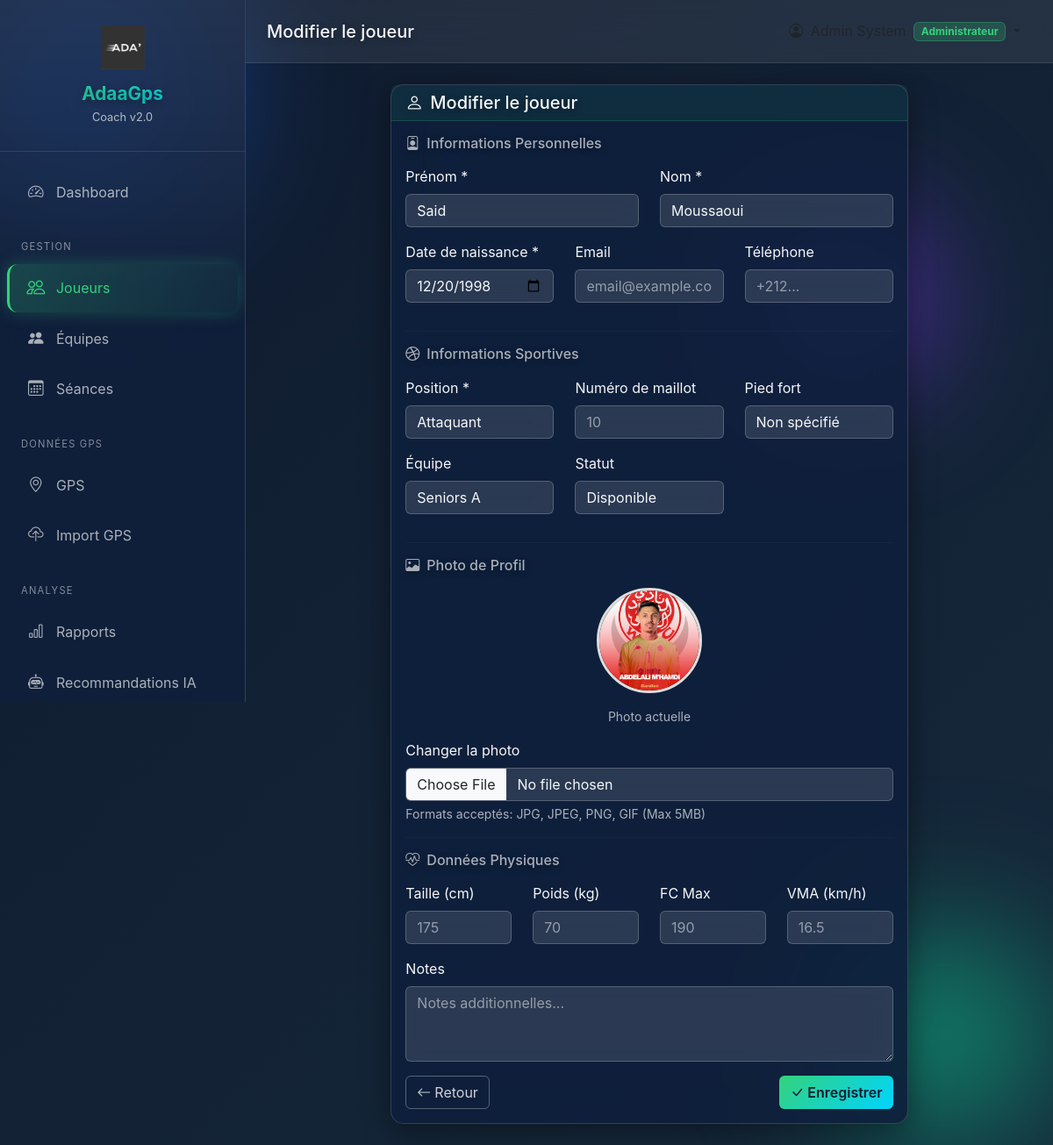
The app's page /players/7/edit (signed in) with its own data.
### app/models.py (models this page shows, shortened)
class User(db.Model):
    __tablename__ = 'user'
    id = db.Column(db.Integer, primary_key=True)
    email = db.Column(db.String(120), unique=True, nullable=False)
    password_hash = db.Column(db.String(256), nullable=True)  # Nullable pour joueurs
    first_name = db.Column(db.String(50), nullable=False)
    last_name = db.Column(db.String(50), nullable=False)
    role = db.Column(db.String(30), nullable=False, default='coach')
    phone = db.Column(db.String(20))
    is_active = db.Column(db.Boolean, default=True)
    player_id = db.Column(db.Integer, db.ForeignKey('player.id'), nullable=True)
    created_at = db.Column(db.DateTime, default=datetime.utcnow)
    last_login = db.Column(db.DateTime)
    player = db.relationship('Player', backref='user_account', foreign_keys=[player_id])
    @property
    def is_authenticated(self):
        return True
    ROLES = {
        'admin': 'Administrateur',
        'coach': 'Entraîneur Principal',
        'assistant': 'Entraîneur Adjoint',
        'preparateur': 'Préparateur Physique',
        'medical': 'Staff Médical',
        'analyst': 'Analyste',
        'player': 'Joueur',
        'dirigeant': 'Dirigeant'
    }
    @property
    def full_name(self):
        return f"{self.first_name} {self.last_name}"
    @property
    def role_display(self):
        return self.ROLES.get(self.role, self.role)

class Player(db.Model):
    __tablename__ = 'player'
    id = db.Column(db.Integer, primary_key=True)
    first_name = db.Column(db.String(50), nullable=False)
    last_name = db.Column(db.String(50), nullable=False)
    date_of_birth = db.Column(db.Date, nullable=False)
    position = db.Column(db.String(30), nullable=False)
    jersey_number = db.Column(db.Integer)
    dominant_foot = db.Column(db.String(10))  # Droit, Gauche, Ambidextre
    height = db.Column(db.Float)  # en cm
    weight = db.Column(db.Float)  # en kg
    status = db.Column(db.String(30), default='Disponible')
    team_id = db.Column(db.Integer, db.ForeignKey('team.id'))
    photo_url = db.Column(db.String(255))
    phone = db.Column(db.String(20))
    email = db.Column(db.String(120))
    hr_max = db.Column(db.Integer)  # FC max mesurée
    vma = db.Column(db.Float)  # VMA en km/h
    notes = db.Column(db.Text)
    created_at = db.Column(db.DateTime, default=datetime.utcnow)
    updated_at = db.Column(db.DateTime, default=datetime.utcnow, onupdate=datetime.utcnow)
    sessions = db.relationship('TrainingSession', secondary=player_session,
                               backref=db.backref('players', lazy='dynamic'))
    results = db.relationship('TrainingResult', backref='player', lazy='dynamic',
                              cascade='all, delete-orphan')
    gps_data = db.relationship('GPSData', backref='player', lazy='dynamic',
                               cascade='all, delete-orphan')
    injuries = db.relationship('Injury', backref='player', lazy='dynamic',
                               cascade='all, delete-orphan')
    wellness_records = db.relationship('WellnessRecord', backref='player', lazy='dynamic',
                                       cascade='all, delete-orphan')
    POSITIONS = ['Gardien', 'Défenseur', 'Milieu', 'Attaquant']
    STATUSES = ['Disponible', 'Blessé', 'Fatigué', 'En récupération', 'En rééducation', 'Suspendu']
    @property
    def full_name(self):
        return f"{self.first_name} {self.last_name}"

### app/routes/players.py (the view)
@players_bp.route('/<int:id>/edit', methods=['GET', 'POST'])
@login_required
def edit_player(id):
    player = Player.query.get_or_404(id)
    form = PlayerForm(obj=player)
    form.team_id.choices = [(0, 'Sans équipe')] + [(t.id, t.name) for t in Team.query.all()]
    if form.validate_on_submit():
        form.populate_obj(player)
        if form.team_id.data == 0:
            player.team_id = None
        if form.photo.data:
            photo_path = save_player_photo(form.photo.data)
            if photo_path:
                player.photo_url = photo_path
                flash(f'Photo de profil mise à jour ✅', 'success')
        db.session.commit()
        flash(f'Joueur {player.full_name} modifié avec succès !', 'success')
        return redirect(url_for('players.view_player', id=id))
    else:
        if form.errors:
            for field, errors in form.errors.items():
                for error in errors:
                    flash(f'Erreur ({field}): {error}', 'danger')
    return render_template('coach/players/form.html',
                          form=form,
                          player=player,
                          title='Modifier le joueur')

### app/templates/coach/players/form.html (shortened to what this page needs)
{% extends "shared/base.html" %}
{% block page_title %}{{ title }}{% endblock %}
{% block content %}
<div class="row justify-content-center">
    <div class="col-lg-8">
        <div class="card">
            <div class="card-header">
                <h5 class="mb-0"><i class="bi bi-person me-2"></i>{{ title }}</h5>
            </div>
            <div class="card-body">
                <form method="POST" enctype="multipart/form-data">
                    <h6 class="text-muted mb-3"><i class="bi bi-person-badge me-2"></i>Informations Personnelles</h6>
                    <div class="row">
                        <div class="col-md-6 mb-3">
                            <label class="form-label">Prénom *</label>
                            {{ form.first_name(class="form-control", placeholder="Prénom") }}
                        </div>
                        <div class="col-md-6 mb-3">
                            <label class="form-label">Nom *</label>
                            {{ form.last_name(class="form-control", placeholder="Nom") }}
                        </div>
                    </div>
                    <div class="row">
                        <div class="col-md-4 mb-3">
                            <label class="form-label">Date de naissance *</label>
                            {{ form.date_of_birth(class="form-control") }}
                        </div>
                        <div class="col-md-4 mb-3">
                            <label class="form-label">Email</label>
                            {{ form.email(class="form-control", placeholder="email@example.com") }}
                        </div>
                        <div class="col-md-4 mb-3">
                            <label class="form-label">Téléphone</label>
                            {{ form.phone(class="form-control", placeholder="+212...") }}
                        </div>
                    </div>
                    <hr>
                    <h6 class="text-muted mb-3"><i class="bi bi-dribbble me-2"></i>Informations Sportives</h6>
                    <div class="row">
                        <div class="col-md-4 mb-3">
                            <label class="form-label">Position *</label>
                            {{ form.position(class="form-select") }}
                        </div>
                        <div class="col-md-4 mb-3">
                            <label class="form-label">Numéro de maillot</label>
                            {{ form.jersey_number(class="form-control", placeholder="10") }}
                        </div>
                        <div class="col-md-4 mb-3">
                            <label class="form-label">Pied fort</label>
                            {{ form.dominant_foot(class="form-select") }}
                        </div>
                    </div>
                    <div class="row">
                        <div class="col-md-4 mb-3">
                            <label class="form-label">Équipe</label>
                            {{ form.team_id(class="form-select") }}
                        </div>
                        <div class="col-md-4 mb-3">
                            <label class="form-label">Statut</label>
                            {{ form.status(class="form-select") }}
                        </div>
                    </div>
                    <hr>
                    <h6 class="text-muted mb-3"><i class="bi bi-image me-2"></i>Photo de Profil</h6>
                    {% if player and player.photo_url %}
                    <div class="mb-3 text-center">
                        <img src="/uploads/{{ player.photo_url }}"
                             alt="{{ player.full_name }}"
                             class="rounded-circle mb-3"
                             style="width: 120px; height: 120px; object-fit: cover; border: 3px solid #ddd;">
                        <p class="small text-muted">Photo actuelle</p>
                    </div>
                    {% endif %}
                    <div class="mb-3">
                        <label class="form-label">{{ 'Changer la photo' if player and player.photo_url else 'Charger une photo' }}</label>
                        {{ form.photo(class="form-control", accept="image/*") }}
                        <small class="text-muted d-block mt-1">Formats acceptés: JPG, JPEG, PNG, GIF (Max 5MB)</small>
                    </div>
                    <hr>
                    <h6 class="text-muted mb-3"><i class="bi bi-heart-pulse me-2"></i>Données Physiques</h6>
                    <div class="row">
                        <div class="col-md-3 mb-3">
                            <label class="form-label">Taille (cm)</label>
                            {{ form.height(class="form-control", placeholder="175") }}
                        </div>
                        <div class="col-md-3 mb-3">
                            <label class="form-label">Poids (kg)</label>
                            {{ form.weight(class="form-control", placeholder="70") }}
                        </div>
                        <div class="col-md-3 mb-3">
                            <label class="form-label">FC Max</label>
                            {{ form.hr_max(class="form-control", placeholder="190") }}
                        </div>
                        <div class="col-md-3 mb-3">
                            <label class="form-label">VMA (km/h)</label>
                            {{ form.vma(class="form-control", placeholder="16.5") }}
                        </div>
                    </div>
                    <div class="mb-3">
                        <label class="form-label">Notes</label>
                        {{ form.notes(class="form-control", rows=3, placeholder="Notes additionnelles...") }}
                    </div>
                    <div class="d-flex justify-content-between">
                        <a href="{{ url_for('players.list_players') }}" class="btn btn-outline-secondary">
                            <i class="bi bi-arrow-left me-1"></i>Retour
                        </a>
                        <button type="submit" class="btn btn-primary">
                            <i class="bi bi-check-lg me-1"></i>Enregistrer
                        </button>
                    </div>
                </form>
            </div>
        </div>
    </div>
</div>
{% endblock %}

### app/templates/shared/base.html (shortened to what this page needs)
<!DOCTYPE html>
<html lang="fr">
<head>
    <link href="https://cdn.jsdelivr.net/npm/bootstrap@5.3.2/dist/css/bootstrap.min.css" rel="stylesheet">
    <link href="https://cdn.jsdelivr.net/npm/bootstrap-icons@1.11.1/font/bootstrap-icons.css" rel="stylesheet">
</head>
<body>
    <div class="orb orb-1"></div>
    <div class="orb orb-2"></div>
    {% if current_user.is_authenticated %}
    <aside class="sidebar" id="sidebar">
        <div class="sidebar-brand">
            <img src="{{ url_for('static', filename='img/logo.png') }}"
                 alt="AdaaGps Logo"
                 style="width: 50px; height: 50px; object-fit: contain; margin-bottom: 1rem; display: block; margin-left: auto; margin-right: auto;">
            <h4 style="text-align: center;">AdaaGps</h4>
            <small style="text-align: center; display: block;">Coach v2.0</small>
        </div>
        <nav class="sidebar-nav">
            {% if current_user.role == 'player' %}
            <a class="nav-link {% if request.endpoint == 'player_portal.dashboard' %}active{% endif %}"
               href="{{ url_for('player_portal.dashboard') }}">
                <i class="bi bi-speedometer2"></i> Mon Dashboard
            </a>
            <a class="nav-link {% if request.endpoint == 'player_portal.schedule' %}active{% endif %}"
               href="{{ url_for('player_portal.schedule') }}">
                <i class="bi bi-calendar-week"></i> Mon Planning
            </a>
            <a class="nav-link {% if request.endpoint == 'player_portal.performances' %}active{% endif %}"
               href="{{ url_for('player_portal.performances') }}">
                <i class="bi bi-graph-up"></i> Mes Performances
            </a>
            <a class="nav-link {% if request.endpoint == 'player_portal.wellness' %}active{% endif %}"
               href="{{ url_for('player_portal.wellness') }}">
                <i class="bi bi-heart-pulse"></i> Mon Bien-être
            </a>
            <a class="nav-link {% if request.endpoint == 'player_portal.profile' %}active{% endif %}"
               href="{{ url_for('player_portal.profile') }}">
                <i class="bi bi-person"></i> Mon Profil
            </a>
            {% else %}
            <a class="nav-link {% if request.endpoint == 'dashboard.index' or request.endpoint == 'dashboard.coach' %}active{% endif %}"
               href="{{ url_for('dashboard.index') }}">
                <i class="bi bi-speedometer2"></i> Dashboard
            </a>
            <div class="sidebar-section">Gestion</div>
            <a class="nav-link {% if 'players' in request.endpoint %}active{% endif %}"
               href="{{ url_for('players.list_players') }}">
                <i class="bi bi-people"></i> Joueurs
            </a>
            <a class="nav-link {% if 'teams' in request.endpoint %}active{% endif %}"
               href="{{ url_for('teams.list_teams') }}">
                <i class="bi bi-people-fill"></i> Équipes
            </a>
            <a class="nav-link {% if 'sessions' in request.endpoint %}active{% endif %}"
               href="{{ url_for('sessions.calendar') }}">
                <i class="bi bi-calendar3"></i> Séances
            </a>
            <div class="sidebar-section">Données GPS</div>
            <a class="nav-link {% if request.endpoint == 'gps.index' %}active{% endif %}"
               href="{{ url_for('gps.index') }}">
                <i class="bi bi-geo-alt"></i> GPS
            </a>
            <a class="nav-link {% if request.endpoint == 'gps.upload' %}active{% endif %}"
               href="{{ url_for('gps.upload') }}">
                <i class="bi bi-cloud-upload"></i> Import GPS
            </a>
            {% if current_user.role in ['admin', 'preparateur'] %}
            <div class="sidebar-section">Analyse</div>
            <a class="nav-link" href="#">
                <i class="bi bi-bar-chart"></i> Rapports
            </a>
            <a class="nav-link" href="#">
                <i class="bi bi-robot"></i> Recommandations IA
            </a>
            {% endif %}
            {% endif %}
        </nav>
    </aside>
    <main class="main-content">
        <nav class="top-navbar">
            <div class="d-flex align-items-center">
                <h5 class="mb-0">{% block page_title %}Dashboard{% endblock %}</h5>
            </div>
            <div class="d-flex align-items-center">
                <div class="dropdown">
                    <button class="btn btn-link text-dark dropdown-toggle text-decoration-none"
                            data-bs-toggle="dropdown">
                        <i class="bi bi-person-circle me-1"></i>
                        <span class="badge bg-secondary ms-1">{{ current_user.role_display }}</span>
                    </button>
                </div>
            </div>
        </nav>
        <div class="container-fluid py-4">
            {% block content %}{% endblock %}
        </div>
    </main>
    {% else %}
    {% block public_content %}{% endblock %}
    {% endif %}
</body>
</html>

### records on screen
User: role_display "Administrateur"
Player: first_name "Said", last_name "Moussaoui", date_of_birth "12/20/1998", position "Attaquant", dominant_foot "Non spécifié", team_id "Seniors A", status "Disponible", photo_url (picture), photo_url "Changer la photo"

### other values on screen
{{ title }} "Modifier le joueur"
